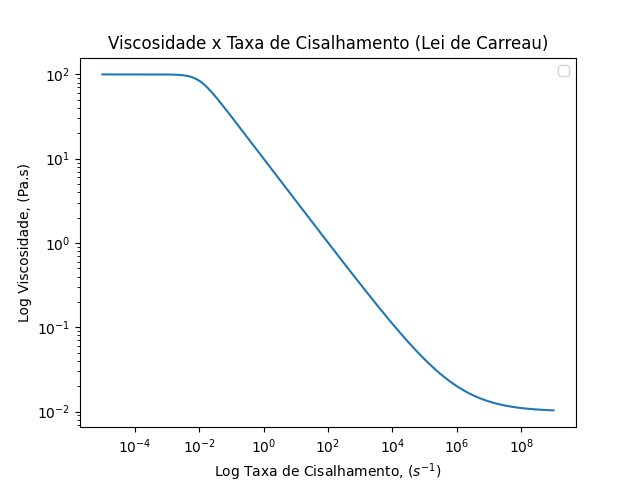

Python code for this plot:
# Viscosidade Lei de Carreau

# Modelo Reológico Lei de Potência Vicosidade

import numpy as np
import matplotlib.pyplot as plt

# Variáveis

l :float = 100 # parâmetro de ajuste de curva
n: int = 0.5  # coeficiente índice de comportamento dp fluxo (< 1)
Tcis = np.logspace(-5,9, 1000) # Taxa de Cisalhamento
u_0 = 100
u_inf = 0.01

def Visc(u_0,u_inf,Tcis,n,l):
    Visc = u_inf+(u_0-u_inf)*(((1+(l*Tcis)**2))**((n-1)/2)) # Viscosidade do Fluido 
    plt.loglog(Tcis,Visc)
    plt.xlabel("Log Taxa de Cisalhamento, ($s^{-1}$)")
    plt.ylabel("Log Viscosidade, (Pa.s)")
    plt.title("Viscosidade x Taxa de Cisalhamento (Lei de Carreau)")
    plt.legend(loc="best")
    plt.show()

    return Visc


Visc(u_0,u_inf,Tcis,n,l)
